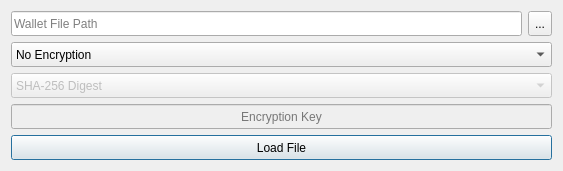
<?xml version="1.0" encoding="UTF-8"?>
<ui version="4.0">
 <class>LoadFileDialogue</class>
 <widget class="QDialog" name="LoadFileDialogue">
  <property name="geometry">
   <rect>
    <x>0</x>
    <y>0</y>
    <width>563</width>
    <height>171</height>
   </rect>
  </property>
  <property name="maximumSize">
   <size>
    <width>16777215</width>
    <height>171</height>
   </size>
  </property>
  <property name="windowTitle">
   <string>Load Wallet</string>
  </property>
  <layout class="QGridLayout" name="gridLayout" rowstretch="1,0">
   <item row="1" column="0">
    <layout class="QVBoxLayout" name="vLayout_Encryption">
     <item>
      <widget class="QComboBox" name="comboBox_AESMode">
       <property name="minimumSize">
        <size>
         <width>0</width>
         <height>25</height>
        </size>
       </property>
       <item>
        <property name="text">
         <string>No Encryption</string>
        </property>
       </item>
       <item>
        <property name="text">
         <string>AES 128</string>
        </property>
       </item>
       <item>
        <property name="text">
         <string>AES 192</string>
        </property>
       </item>
       <item>
        <property name="text">
         <string>AES 256</string>
        </property>
       </item>
      </widget>
     </item>
     <item>
      <widget class="QComboBox" name="comboBox_KeyMode">
       <property name="enabled">
        <bool>false</bool>
       </property>
       <property name="minimumSize">
        <size>
         <width>0</width>
         <height>25</height>
        </size>
       </property>
       <item>
        <property name="text">
         <string>SHA-256 Digest</string>
        </property>
       </item>
       <item>
        <property name="text">
         <string>Direct Input</string>
        </property>
       </item>
      </widget>
     </item>
     <item>
      <widget class="QLineEdit" name="lineEdit_EncryptionKey">
       <property name="enabled">
        <bool>false</bool>
       </property>
       <property name="minimumSize">
        <size>
         <width>0</width>
         <height>25</height>
        </size>
       </property>
       <property name="echoMode">
        <enum>QLineEdit::Password</enum>
       </property>
       <property name="alignment">
        <set>Qt::AlignCenter</set>
       </property>
       <property name="placeholderText">
        <string>Encryption Key</string>
       </property>
      </widget>
     </item>
     <item>
      <widget class="QPushButton" name="pushButton_LoadFile">
       <property name="minimumSize">
        <size>
         <width>0</width>
         <height>25</height>
        </size>
       </property>
       <property name="text">
        <string>Load File</string>
       </property>
      </widget>
     </item>
    </layout>
   </item>
   <item row="0" column="0">
    <layout class="QHBoxLayout" name="hLayout_FileSelection">
     <item>
      <widget class="QLineEdit" name="lineEdit_FilePath">
       <property name="minimumSize">
        <size>
         <width>0</width>
         <height>25</height>
        </size>
       </property>
       <property name="placeholderText">
        <string>Wallet File Path</string>
       </property>
      </widget>
     </item>
     <item>
      <widget class="QToolButton" name="toolButton_Browse">
       <property name="minimumSize">
        <size>
         <width>0</width>
         <height>25</height>
        </size>
       </property>
       <property name="text">
        <string>...</string>
       </property>
      </widget>
     </item>
    </layout>
   </item>
  </layout>
 </widget>
 <resources/>
 <connections/>
</ui>
